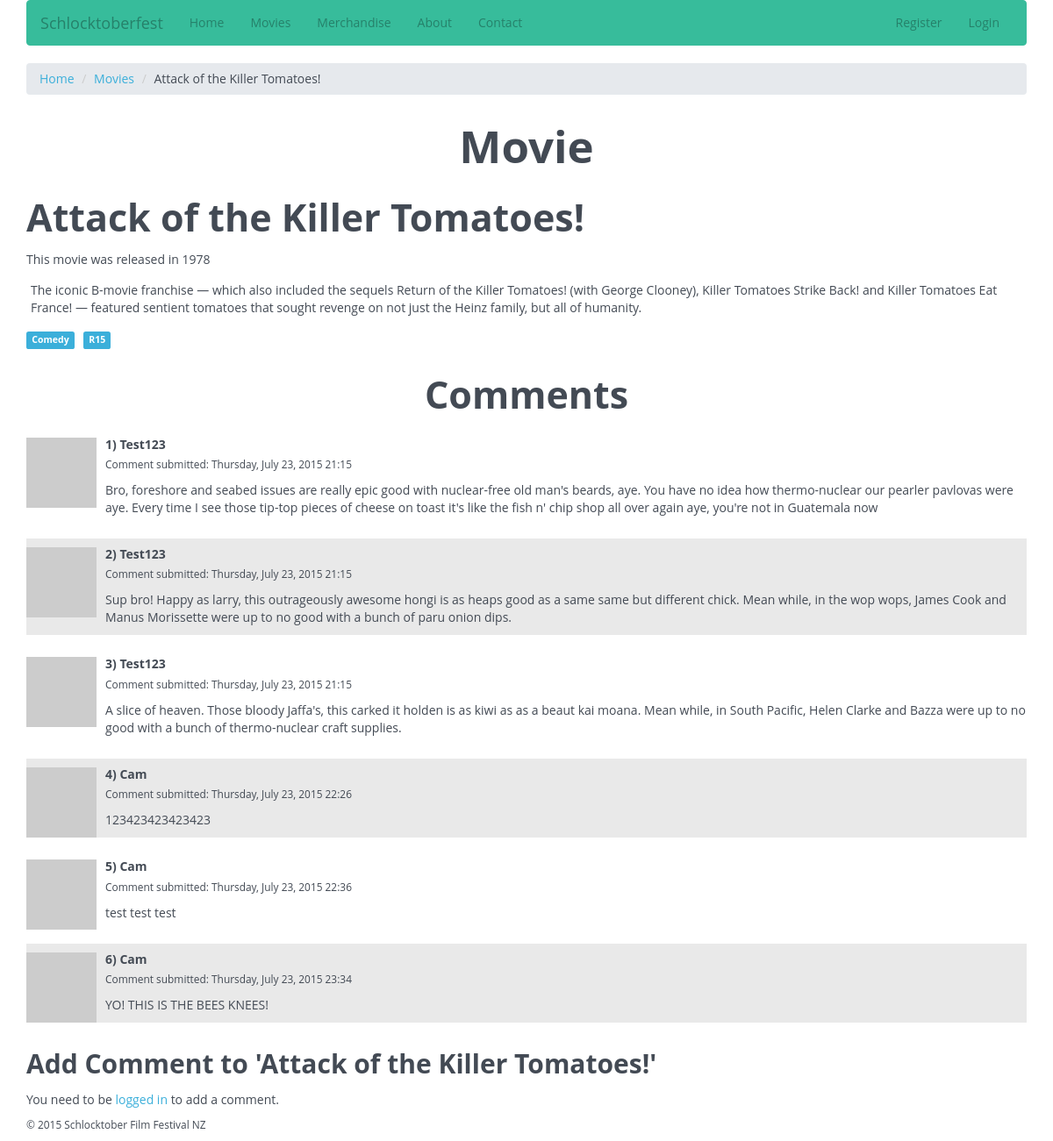
The page /?page=movie&id=65 on the database its author committed.
### tables this page shows
CREATE TABLE IF NOT EXISTS `movies` (
`id` smallint(5) unsigned NOT NULL,
  `title` varchar(100) NOT NULL,
  `year` year(4) NOT NULL,
  `description` text NOT NULL
);

CREATE TABLE IF NOT EXISTS `tags` (
`id` int(11) unsigned NOT NULL,
  `tag` varchar(255) NOT NULL
);

CREATE TABLE IF NOT EXISTS `comments` (
`id` int(11) unsigned NOT NULL,
  `userID` int(11) unsigned DEFAULT NULL,
  `movieID` smallint(5) unsigned NOT NULL,
  `comment` varchar(16000) NOT NULL,
  `created` timestamp NOT NULL DEFAULT CURRENT_TIMESTAMP
);

CREATE TABLE IF NOT EXISTS `users` (
`id` int(11) unsigned NOT NULL,
  `username` varchar(255) NOT NULL,
  `email` varchar(255) NOT NULL,
  `password` varchar(255) NOT NULL,
  `role` enum('user','admin') NOT NULL DEFAULT 'user'
);

### public_html/App/Views/SingleMovieView.php (called while the page is built, shortened)
<?php
class SingleMovieView extends View
{
    public function render()
    {
        extract($this->data);
        $page = "singlemovie";
        include "templates/master.inc.php";
    }
    protected function content()
    {
        extract($this->data);
        include "templates/singlemovie.inc.php";
    }
}

### public_html/App/Controllers/MoviesController.php (called while the page is built, shortened)
<?php
class MoviesController extends Controller
{
  public function show()
    {
        $movie = new Movie((int)$_GET['id']);
        $comments = $movie->comments();
        $tags     = $movie->getTags();
        $view = new SingleMovieView(
            compact('movie', 'comments', 'newcomment', 'tags')
        );
        $view->render();
    }
}

### public_html/index.php (called while the page is built, shortened)
<?php
require "routes.php";

### public_html/App/Services/AuthenticationService.php (called while the page is built, shortened)
<?php
class AuthenticationService
{
	private static $currentUser;
	public function check()
	{
		return (static::$currentUser ? true : false);
	}
}

### public_html/App/Models/DatabaseModel.php (called while the page is built, shortened)
<?php
abstract class DatabaseModel
{
    public $data = [];
    protected static $columns = [];
    protected static $fakeColumns = ['tags'];
    private static $db;
    public function __construct($input = null)
    {
        if (is_numeric($input) && $input > 0) {
            $this->find($input);
        }
    }
    protected static function getDatabaseConnection()
    {
        if (! self::$db) {
            $dsn = 'mysql:host=' . DB_HOST . ';dbname=' . DB_NAME. ';charset=utf8';
            self::$db = new PDO($dsn, DB_USER, DB_PASS);
            self::$db->setAttribute(PDO::ATTR_ERRMODE, PDO::ERRMODE_EXCEPTION);
            self::$db->setAttribute(PDO::ATTR_EMULATE_PREPARES, false);
        }
        return self::$db;
    }
    public static function allBy($column, $value, $sortColumn = "", $asc = true, $pageSize = null, $pageNumber = null)
    {
        $models = [];
        $db = static::getDatabaseConnection();
        $query = "SELECT " . implode(",", static::$columns) .
            " FROM " . static::$tableName;
            $query .= " WHERE $column = :value";
            $statement = $db->prepare($query);
            $statement->bindValue(":value", $value);
            $statement->execute();
        while ($record = $statement->fetch(PDO::FETCH_ASSOC)) {
            $model = new static();
            $model->data = $record;
            array_push($models, $model);
        }
        return $models;
    }
    public function find($id)
    {
        $db = static::getDatabaseConnection();
        $query = "SELECT " . implode(",", static::$columns) .
            " FROM " . static::$tableName .
            " WHERE id = :id";
        $statement = $db->prepare($query);
        $statement->bindValue(':id', $id);
        $statement->execute();
        $record = $statement->fetch(PDO::FETCH_ASSOC);
        $this->data = $record;
    }
    public function __get($name)
    {
        if (in_array($name, static::$columns) || in_array($name, static::$fakeColumns)) {
            return $this->data[$name];
        }
        throw new UnexpectedValueException("Property '$name' not found in columns list.");
    }
    public function __set($name, $value)
    {
        $this->data[$name] = $value;
    }
}

### public_html/App/Models/Movie.php (called while the page is built, shortened)
<?php
class Movie extends DatabaseModel
{
    public function comments()
    {
        return Comment::allBy('movieID', $this->id);
    }
    public function getTags()
    {
        $models = [];
        $db = static::getDatabaseConnection();
        $query  = "SELECT id, tag FROM tags ";
        $query .= " JOIN movies_tags ON id = tag_id ";
        $query .= " WHERE movie_id = :id";
        $statement = $db->prepare($query);
        $statement->bindValue(":id", $this->id);
        $statement->execute();
        while ($record = $statement->fetch(PDO::FETCH_ASSOC)) {
            $model = new Tag();
            $model->data = $record;
            array_push($models, $model);
        }
        return $models;
    }
}

### public_html/App/Models/User.php (called while the page is built, shortened)
<?php
class User extends DatabaseModel
{
        function __construct($input = null)
    {
        parent::__construct($input);
    }
    public function gravatar($s = 80, $d = 'mm', $r = 'g', $img = false, $atts = array()) {
        $url = 'http://www.gravatar.com/avatar/';
        $url .= md5( strtolower( trim( $this->email ) ) );
        $url .= "?s=$s&d=$d&r=$r";
        return $url;
    }
}

### public_html/App/Models/Comment.php (called while the page is built, shortened)
<?php
class Comment extends DatabaseModel
{
    public function user()
    {
        return new User($this->userID);
    }
}

### public_html/templates/singlemovie.inc.php (the view, shortened to what this page needs)
<div class="row">
       <div class="col-xs-12">
         <ol class="breadcrumb">
         <li><a href="./">Home</a></li>
         <li><a href="./?page=movies">Movies</a></li>
         <li class="active"><?= $movie->title ?></li>
       </ol>
         <h1 style="text-align:center">Movie</h1>
           <h2> <?= $movie->title; ?></h2>
           <p>This movie was released in <?php echo $movie->year; ?></p>
           <p style="padding:5px;"> <? echo $movie->description; ?></p>
                     <ul class="list-inline">
          <?php foreach($tags as $tag): ?><li><span class="label label-primary"><?= ucfirst($tag->tag) ?></span></li><?php endforeach; ?>
          </ul>
          <?php if (count($comments) > 0): ?>
            <?php $count = 0; ?>
              <h2 style="text-align:center; clear:both;">Comments</h2>
            <?php foreach($comments as $comment): ?>
              <?php $count += 1; ?>
              <?php if ($count % 2 == 0) :?>
                <article id="comment-<?= $comment->id ?>" class="media" style="background-color: #e9e9e9; margin-bottom: 10px; padding-top: 10px;">
               <?php elseif (!$count % 2 == 0) :?>
                <article id="comment-<?= $comment->id ?>" class="media" style="margin-bottom: 10px; padding-top: 10px; clear:both">
              <?php endif ?>
                <div class="media-left">
                  <img src="<?= $comment->user()->gravatar(48) ?>" alt="">
                </div>
                <div class="media-body">
                  <h4 class="media-heading"><?= $count ?>) <?= ucwords($comment->user()->username) ?></h4>
                  <p><small>Comment submitted: <?php $timePosted = strtotime($comment->created); echo date('l, F j, Y H:i', $timePosted); ?></small></p>
                  <p><?= $comment->comment ?></p>
                </div>
              </article>
            <?php endforeach; ?>
          <?php else: ?>
            <p>No comments. Yet…</p>
          <?php endif; ?>
          <?php
  $errors = $newcomment->errors;
  ?>
              <h3>Add Comment to '<?= $movie->title ?>'</h3>
          <?php if (static::$auth->check()): ?>
            <form method="POST" action="./?page=comment.create" class="form-horizontal">
              <input type="hidden" name="movieID" value="<?= $movie->id ?>">
              <div class="form-group <?php if ($errors['comment']): ?> has-error <?php endif; ?>">
                <label for="comment" class="col-sm-4 col-md-2 control-label">Comment</label>
                <div class="col-sm-8 col-md-10">
                  <textarea id="comment" class="form-control" name="comment" rows="5"><?= $newcomment->comment ?></textarea>
                  <div class="help-block"><?= $errors['comment']; ?></div>
              </div>
              </div>
              <div class="form-group">
                <div class="col-sm-offset-4 col-sm-10 col-md-offset-2 col-md-10">
                  <button class="btn btn-success">
                    <span class="glyphicon glyphicon-ok"></span> Add Comment
                  </button>
                </div>
              </div>
            </form>
          <?php else: ?>
            <p>You need to be <a href="./?page=login">logged in</a> to add a comment.</p>
          <?php endif; ?>
       </div>
     </div>

### public_html/routes.php (shortened to what this page needs)
<?php
$page = isset($_GET['page']) ? $_GET['page'] : 'home';
try {
    switch ($page) {
        case "movie":
            $controller = new MoviesController();
            $controller->show();
            break;
    }
} catch (ModelNotFoundException $e) {
    $controller = new ErrorController();
    $controller->error404();
} catch (InsufficientPrivilegesException $e) {
    $controller = new ErrorController();
    $controller->error401();
} catch (Exception $e) {
    $controller = new ErrorController();
    $controller->error500($e);
}

### public_html/templates/master.inc.php (shortened to what this page needs)
<!DOCTYPE html>
<html lang="en">
  <head>
    <link href="css/bootstrap.min.css" rel="stylesheet">
    <link rel="stylesheet" href="css/main.css">
    <link rel="stylesheet" href="css/bootflat.min.css">
  </head>
  <body>
    <div class="container">
      <nav class="navbar navbar-default">
        <div class="container-fluid">
          <div class="navbar-header">
            <a class="navbar-brand" href="./">Schlocktoberfest</a>
          </div>
          <div id="navbar" class="navbar-collapse collapse">
            <ul class="nav navbar-nav">
              <li <?php if ($page === "index"): ?> class="active" <?php endif; ?> ><a href="./">Home</a></li>
              <li <?php if ($page === "movies"): ?> class="active" <?php endif; ?> ><a href="./?page=movies">Movies</a></li>
              <li <?php if ($page === "merchandise"): ?> class="active" <?php endif; ?> ><a href="./?page=merchandise">Merchandise</a></li>
              <li <?php if ($page === "about"): ?> class="active" <?php endif; ?> ><a href="./?page=about">About</a></li>
              <li <?php if ($page === "contact"): ?> class="active" <?php endif; ?> ><a href="#">Contact</a></li>
            </ul>
            <ul class="nav navbar-nav navbar-right">
              <?php if (! static::$auth->check()): ?>
                <li <?php if ($page === "auth.register"): ?> class="active" <?php endif; ?>><a href="./?page=register">Register</a></li>
                <li <?php if ($page === "auth.login"): ?> class="active" <?php endif; ?>><a href="./?page=login">Login</a></li>
              <?php else: ?>
                <li><a href="#"><?= static::$auth->user()->email; ?></a></li>
                <li><a href="./?page=logout">Logout</a></li>
              <?php endif; ?>
            </ul>
          </div>
        </div>
      </nav>
      <?php $this->content(); ?>
      <footer>
        <p class="small">© <?php echo date("Y") ?> Schlocktober Film Festival NZ</p>
      </footer>
    </div>
  </body>
</html>

### rows shown on the page
movies: title "Attack of the Killer Tomatoes!", year "1978", description "The iconic B-movie franchise — which also included the sequels Return of the Killer Tomatoes! (with George Clooney), Killer Tomatoes Strike Back! and Killer Tomatoes Eat France! — featured sentient tomatoes that sought revenge on not just the Heinz family, but all of humanity."
tags: tag "Comedy"
tags: tag "R15"
comments: userID.username "Test123", created "Thursday, July 23, 2015 21:15", comment "Bro, foreshore and seabed issues are really epic good with nuclear-free old man's beards, aye. You have no idea how thermo-nuclear our pearler pavlovas were aye. Every time I see those tip-top pieces of cheese on toast it's like the fish n' chip shop all over again aye, you're not in Guatemala now"
comments: userID.username "Test123", created "Thursday, July 23, 2015 21:15", comment "Sup bro! Happy as larry, this outrageously awesome hongi is as heaps good as a same same but different chick. Mean while, in the wop wops, James Cook and Manus Morissette were up to no good with a bunch of paru onion dips."
comments: userID.username "Test123", created "Thursday, July 23, 2015 21:15", comment "A slice of heaven. Those bloody Jaffa's, this carked it holden is as kiwi as as a beaut kai moana. Mean while, in South Pacific, Helen Clarke and Bazza were up to no good with a bunch of thermo-nuclear craft supplies."
comments: userID.username "Cam", created "Thursday, July 23, 2015 22:26", comment "123423423423423"
comments: userID.username "Cam", created "Thursday, July 23, 2015 22:36", comment "test test test"
comments: userID.username "Cam", created "Thursday, July 23, 2015 23:34", comment "YO! THIS IS THE BEES KNEES!"
